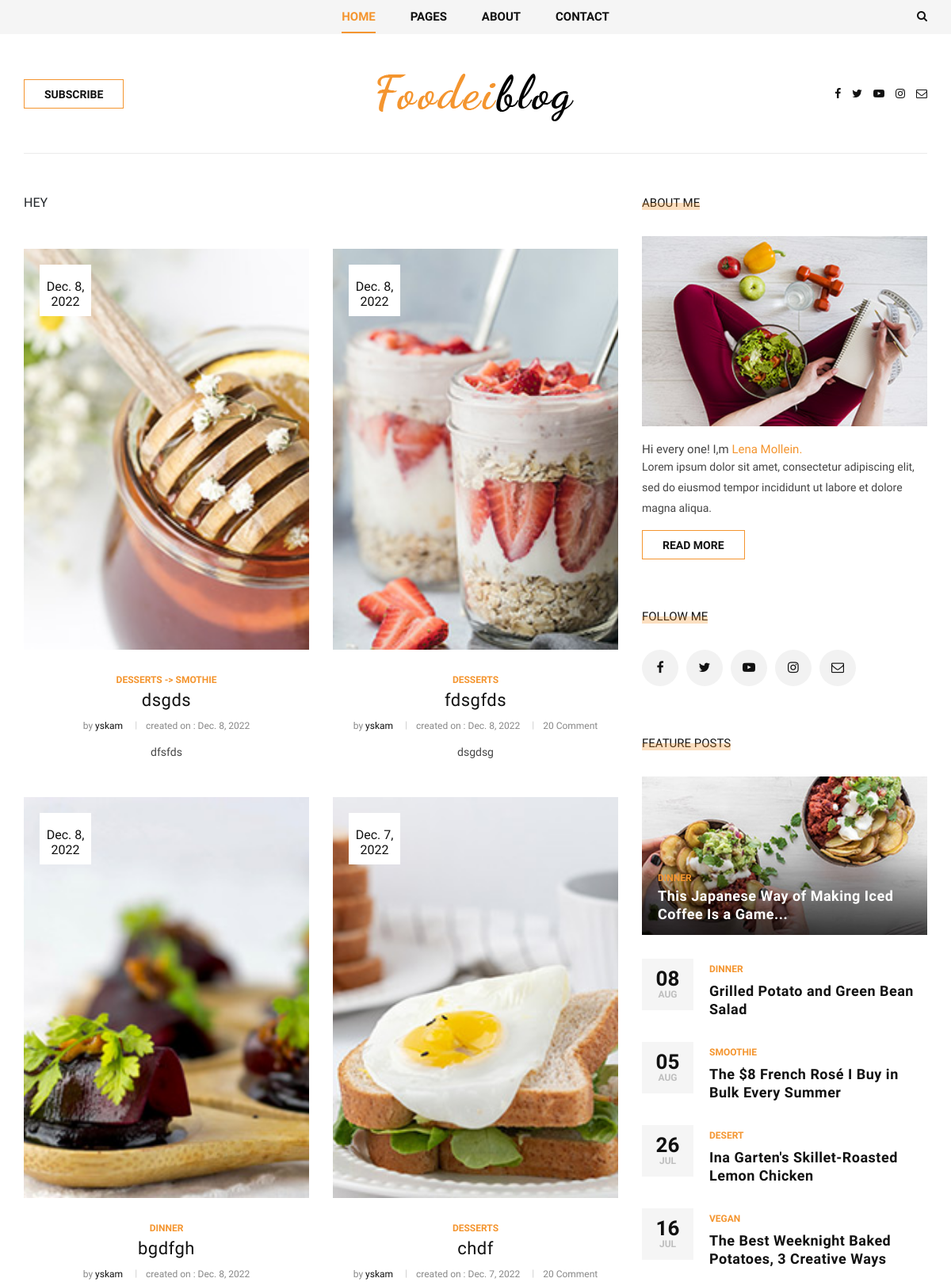
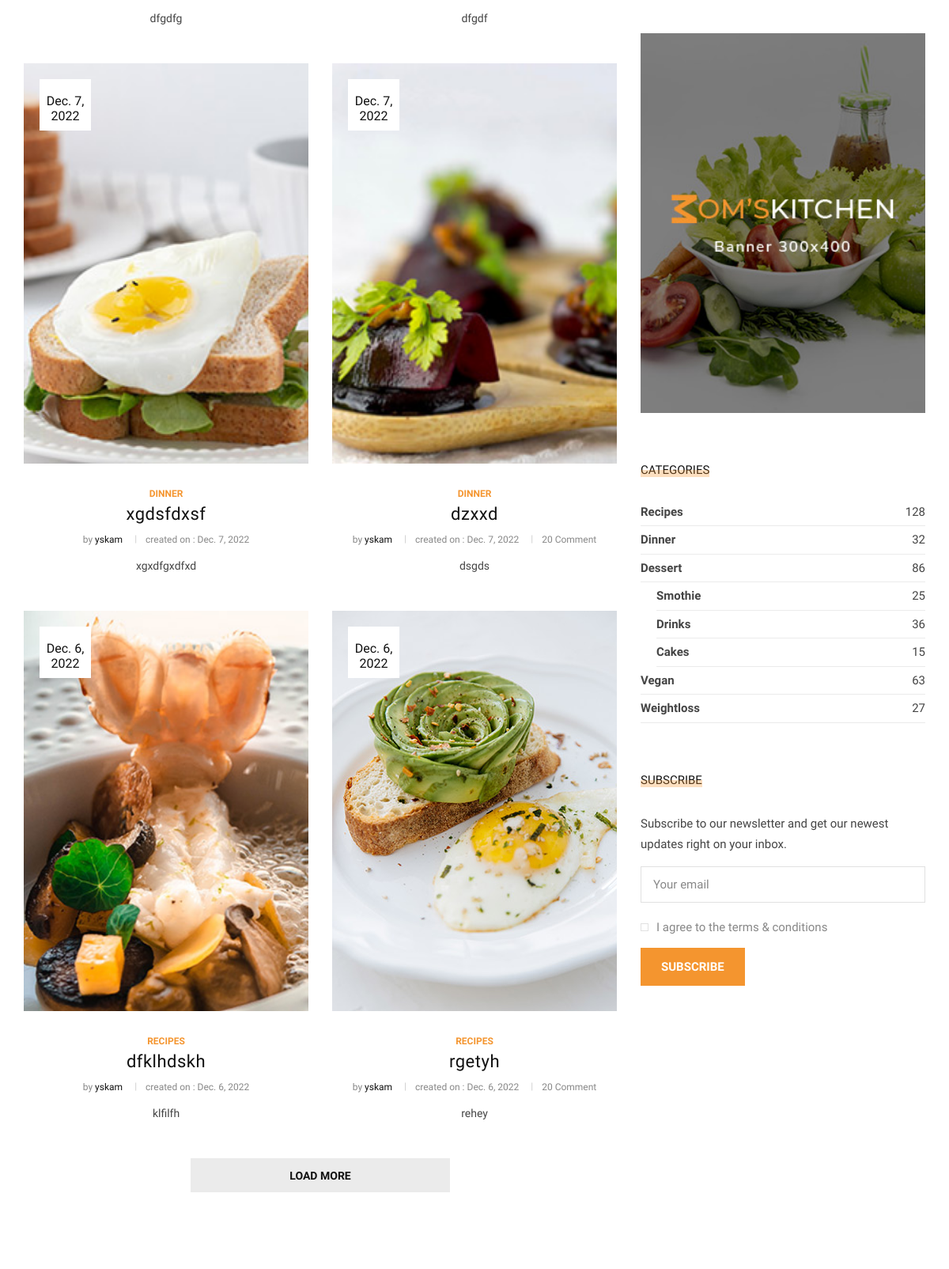
The page /category_grid/ (upper part) on the database its author committed (2 pictures, top to bottom).
### account/models.py (models this page shows, shortened)
class Post(models.Model):
    image = models.ImageField(upload_to='pics', blank= True, null=True, default= False)
    title = models.CharField(max_length=200, unique=True)
    small_description = models.CharField(max_length=255)
    slug = models.SlugField(null= False , unique=True)
    category = models.ForeignKey('Category', null=True, blank=False ,on_delete= models.DO_NOTHING)
    author = models.ForeignKey(CustomUser, on_delete= models.CASCADE)
    updated_on = models.DateTimeField(auto_now= True)
    content = RichTextUploadingField()
    created_on = models.DateTimeField(auto_now_add=True)
    likee = models.ManyToManyField(CustomUser, related_name= "blog_posts")

class Category(models.Model):
    name = models.CharField(max_length=200)
    slug = models.SlugField(max_length=5, unique=True)
    parent = models.ForeignKey('self',blank=True, null=True ,related_name='children' ,on_delete= models.DO_NOTHING)
    class Meta:
        unique_together = ('slug', 'parent',)
        verbose_name_plural = "categories"
    def __str__(self):
        full_path = [self.name]
        k = self.parent
        while k is not None:
            full_path.append(k.name)
            k = k.parent
        return ' -> '.join(full_path[::-1])

class CustomUser(AbstractUser):
    is_reader = models.BooleanField(default= False)
    is_author = models.BooleanField(default= False)
    about_me = models.CharField(max_length=200)

### index/views.py (the view)
# urls.py: path("category_grid/", views.category_grid, name="category_grid"),
def category_grid(request,categ=None):
        if categ:
                print(categ)
                objs = Post.objects.filter(category__name = categ).order_by('-created_on')
        else:
                objs = Post.objects.all().order_by('-created_on')
        return render(request, 'categories-grid.html', {'objs': objs, 'categ': categ})

### templates/categories-grid.html (shortened to what this page needs)
{% extends 'base.html' %}
    {% block content %}
    <section class="categories categories-grid spad">
        <div class="categories__post">
            <div class="container">
                <div class="categories__grid__post">
                    <div class="row">
                        <div class="col-lg-8 col-md-8">
                            <div class="breadcrumb__text">
                                {% if categ %}
                                <h2>Categories: <span>{{categ}}</span></h2>
                                <div class="breadcrumb__option">
                                    <a href="#">Home</a>
                                </div>
                                {% else %}
                                HEY
                                {% endif %}
                            </div>
                            <div class="row">
                                {% for post in objs %}
                                {% if forloop.counter|divisibleby:2 %}
                                    <div class="col-lg-6 col-md-6 col-sm-6">
                                    <div class="categories__post__item">
                                        <div class="categories__post__item__pic set-bg"
                                            data-setbg="{{ post.image.url }}">
                                            <div class="post__meta">
                                                <h6>{{post.created_on.date}}</h6>
                                            </div>
                                        </div>
                                        <div class="categories__post__item__text">
                                            <a href = "{% url 'category_list' post.category.slug %}"><span class="post__label">{{ post.category }}</span></a>
                                            <h3><a href="{% url 'article_detail' post.slug %}">{{post.title}}</a></h3>
                                            <ul class="post__widget">
                                                <li>by <span>{{ post.author }}</span></li>
                                                <li>created on : {{ post.created_on.date }}</li>
                                                <li>20 Comment</li>
                                            </ul>
                                            <p>{{post.small_description}}</p>
                                        </div>
                                    </div>
                                </div>
                                {% else %}
                                <div class="col-lg-6 col-md-6 col-sm-6">
                                    <div class="categories__post__item">
                                        <div class="categories__post__item__pic set-bg"
                                            data-setbg="{{ post.image.url }}">
                                            <div class="post__meta">
                                                <h6>{{post.created_on.date}}</h6>
                                            </div>
                                        </div>
                                        <div class="categories__post__item__text">
                                            <ul class="post__label--large">
                                                <a href = "{% url 'category_list' post.category.slug %}"><span class="post__label">{{ post.category }}</span></a>
                                            </ul>
                                            <h3><a href="{% url 'article_detail' post.slug %}">{{post.title}}</a>
                                            </h3>
                                            <ul class="post__widget">
                                                <li>by <span>{{ post.author }}</span></li>
                                                <li>created on : {{ post.created_on.date }}</li>
                                            </ul>
                                            <p>{{post.small_description}}</p>
                                        </div>
                                    </div>
                                </div>
                                {% endif %}
                                {% endfor %}
                                <div class="col-lg-12 text-center">
                                    <div class="load__more__btn">
                                        <a href="#">Load more</a>
                                    </div>
                                </div>
                            </div>
                        </div>
                        <div class="col-lg-4 col-md-4">
                            <div class="sidebar__item">
                                <div class="sidebar__about__item">
                                    <div class="sidebar__item__title">
                                        <h6>About me</h6>
                                    </div>
                                    <img src="img/sidebar/sidebar-about.jpg" alt="">
                                    <h6>Hi every one! I,m <span>Lena Mollein.</span></h6>
                                    <p>Lorem ipsum dolor sit amet, consectetur adipiscing elit, sed do eiusmod tempor
                                        incididunt ut labore et dolore magna aliqua.</p>
                                    <a href="#" class="primary-btn">Read more</a>
                                </div>
                                <div class="sidebar__follow__item">
                                    <div class="sidebar__item__title">
                                        <h6>Follow me</h6>
                                    </div>
                                    <div class="sidebar__item__follow__links">
                                        <a href="#"><i class="fa fa-facebook"></i></a>
                                        <a href="#"><i class="fa fa-twitter"></i></a>
                                        <a href="#"><i class="fa fa-youtube-play"></i></a>
                                        <a href="#"><i class="fa fa-instagram"></i></a>
                                        <a href="#"><i class="fa fa-envelope-o"></i></a>
                                    </div>
                                </div>
                                <div class="sidebar__feature__item">
                                    <div class="sidebar__item__title">
                                        <h6>Feature Posts</h6>
                                    </div>
                                    <div class="sidebar__feature__item__large set-bg"
                                        data-setbg="img/sidebar/feature-post.jpg">
                                        <div class="sidebar__feature__item__large--text">
                                            <span>Dinner</span>
                                            <h5><a href="#">This Japanese Way of Making Iced Coffee Is a Game...</a>
                                            </h5>
                                        </div>
                                    </div>
                                    <div class="sidebar__feature__item__list">
                                        <div class="sidebar__feature__item__list__single">
                                            <div class="post__meta">
                                                <h4>08</h4>
                                                <span>Aug</span>
                                            </div>
                                            <div class="post__text">
                                                <span>Dinner</span>
                                                <h5><a href="#">Grilled Potato and Green Bean Salad</a></h5>
                                            </div>
                                        </div>
                                        <div class="sidebar__feature__item__list__single">
                                            <div class="post__meta">
                                                <h4>05</h4>
                                                <span>Aug</span>
                                            </div>
                                            <div class="post__text">
                                                <span>Smoothie</span>
                                                <h5><a href="#">The $8 French Rosé I Buy in Bulk Every Summer</a></h5>
                                            </div>
                                        </div>
                                        <div class="sidebar__feature__item__list__single">
                                            <div class="post__meta">
                                                <h4>26</h4>
                                                <span>jul</span>
                                            </div>
                                            <div class="post__text">
                                                <span>Desert</span>
                                                <h5><a href="#">Ina Garten's Skillet-Roasted Lemon Chicken</a></h5>
                                            </div>
                                        </div>
                                        <div class="sidebar__feature__item__list__single">
                                            <div class="post__meta">
                                                <h4>16</h4>
                                                <span>jul</span>
                                            </div>
                                            <div class="post__text">
                                                <span>Vegan</span>
                                                <h5><a href="#">The Best Weeknight Baked Potatoes, 3 Creative Ways</a>
                                                </h5>
                                            </div>
                                        </div>
                                    </div>
                                </div>
                                <div class="sidebar__item__banner">
                                    <img src="img/sidebar/banner.jpg" alt="">
                                </div>
                                <div class="sidebar__item__categories">
                                    <div class="sidebar__item__title">
                                        <h6>Categories</h6>
                                    </div>
                                    <ul>
                                        <li><a href="#">Recipes <span>128</span></a></li>
                                        <li><a href="#">Dinner <span>32</span></a></li>
                                        <li><a href="#">Dessert <span>86</span></a></li>
                                        <li class="p-left"><a href="#">Smothie <span>25</span></a></li>
                                        <li class="p-left"><a href="#">Drinks <span>36</span></a></li>
                                        <li class="p-left"><a href="#">Cakes <span>15</span></a></li>
                                        <li><a href="#">Vegan <span>63</span></a></li>
                                        <li><a href="#">Weightloss <span>27</span></a></li>
                                    </ul>
                                </div>
                                <div class="sidebar__subscribe__item">
                                    <div class="sidebar__item__title">
                                        <h6>Subscribe</h6>
                                    </div>
                                    <p>Subscribe to our newsletter and get our newest updates right on your inbox.</p>
                                    <form action="#">
                                        <input type="text" class="email-input" placeholder="Your email">
                                        <label for="s-agree-check">
                                            I agree to the terms & conditions
                                            <span class="checkmark"></span>
                                        </label>
                                        <button type="submit" class="site-btn">Subscribe</button>
                                    </form>
                                </div>
                            </div>
                        </div>
                    </div>
                </div>
            </div>
        </div>
    </section>
    {% endblock %}

### rows shown on the page
Post: shows a picture, created_on "Dec. 8, 2022", category "DESSERTS -> SMOTHIE", title "dsgds", author "yskam", small_description "dfsfds"
Post: shows a picture, created_on "Dec. 8, 2022", category "DESSERTS", title "fdsgfds", author "yskam", small_description "dsgdsg"
Post: shows a picture, created_on "Dec. 8, 2022", category "DINNER", title "bgdfgh", author "yskam", small_description "dfgdfg"
Post: shows a picture, created_on "Dec. 7, 2022", category "DESSERTS", title "chdf", author "yskam", small_description "dfgdf"
Post: shows a picture, created_on "Dec. 7, 2022", category "DINNER", title "xgdsfdxsf", author "yskam", small_description "xgxdfgxdfxd"
Post: shows a picture, created_on "Dec. 7, 2022", category "DINNER", title "dzxxd", author "yskam", small_description "dsgds"
Post: shows a picture, created_on "Dec. 6, 2022", category "RECIPES", title "dfklhdskh", author "yskam", small_description "klfilfh"
Post: shows a picture, created_on "Dec. 6, 2022", category "RECIPES", title "rgetyh", author "yskam", small_description "rehey"
